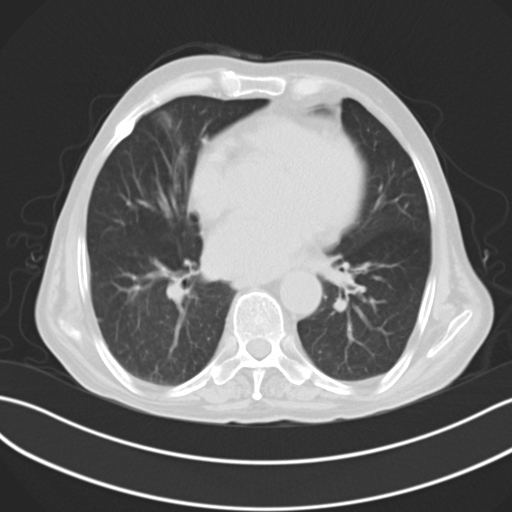
#> input picture Dataset/archive/The IQ-OTHNCCD lung cancer dataset/The IQ-OTHNCCD lung cancer dataset/Maligant/test/Malignant case (15).jpg, 512 x 512 px, found by its file name
$ jupyter execute --allow-errors detecting-stage.ipynb
#> lines starting #> are read from the running program, lines starting #| are printed output that depends on the picture; after the words box and inside, x2 and y2 are one past the last pixel; in counts of white or black regions, pixels touching at a corner belong together; long printed decimals are rounded
[cell 1]
# This Python 3 environment comes with many helpful analytics libraries installed
# It is defined by the kaggle/python Docker image: https://github.com/kaggle/docker-python
# For example, here's several helpful packages to load

import numpy as np # linear algebra
import pandas as pd # data processing, CSV file I/O (e.g. pd.read_csv)

# Input data files are available in the read-only "../input/" directory
# For example, running this (by clicking run or pressing Shift+Enter) will list all files under the input directory

import os
for dirname, _, filenames in os.walk('/kaggle/input'):
    for filename in filenames:
        print(os.path.join(dirname, filename))

# You can write up to 20GB to the current directory (/kaggle/working/) that gets preserved as output when you create a version using "Save & Run All"
# You can also write temporary files to /kaggle/temp/, but they won't be saved outside of the current session

[cell 2]
import imageio.v2 as imageio

[cell 3]
import cv2
import matplotlib.pyplot as plt

# Read the image
image = cv2.imread('/kaggle/input/iqothnccd-lung-cancer-dataset/The IQ-OTHNCCD lung cancer dataset/The IQ-OTHNCCD lung cancer dataset/Malignant cases/Malignant case (15).jpg', 0)  # Read as grayscale
#> image is the input picture: shape (512, 512); min 37, max 255, mean 107.2

# Apply Otsu's thresholding
_, binary_image = cv2.threshold(image, 0, 255, cv2.THRESH_BINARY + cv2.THRESH_OTSU)
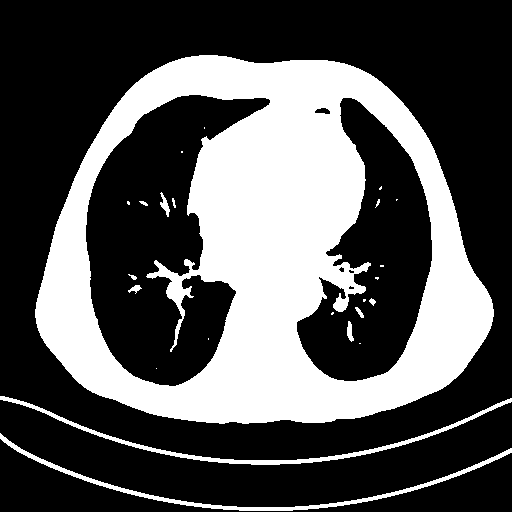
#> binary_image: shape (512, 512); 33.4% white; 24 white regions (13 under 20 px)

# Display the original and binary images
plt.figure(figsize=(10, 5))
plt.subplot(1, 2, 1)
plt.imshow(image, cmap='gray')
plt.title('Original Image')
plt.subplot(1, 2, 2)
plt.imshow(binary_image, cmap='gray')
plt.title('Binary Image')
plt.show()
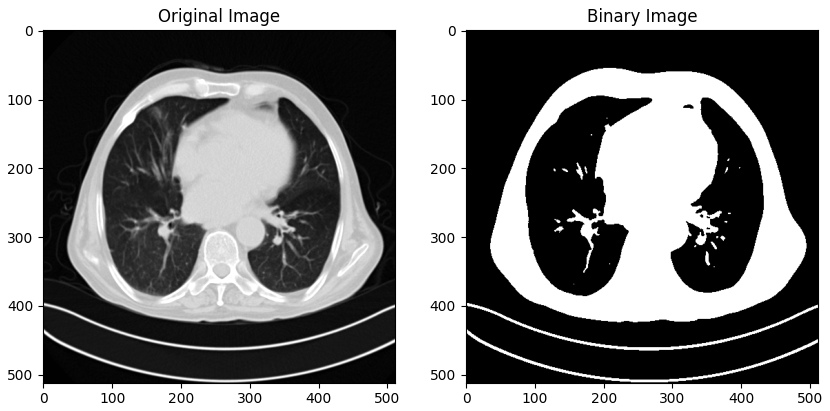
#> figure drawn by matplotlib, 2 panels

[cell 4]
import cv2
import numpy as np
import matplotlib.pyplot as plt

# Read the image
image = cv2.imread('/kaggle/input/iqothnccd-lung-cancer-dataset/The IQ-OTHNCCD lung cancer dataset/The IQ-OTHNCCD lung cancer dataset/Malignant cases/Malignant case (15).jpg', 0)  # Read as grayscale

# Apply Otsu's thresholding
_, binary_image = cv2.threshold(image, 0, 255, cv2.THRESH_BINARY + cv2.THRESH_OTSU)

# Find contours in the binary image
contours, _ = cv2.findContours(binary_image, cv2.RETR_EXTERNAL, cv2.CHAIN_APPROX_SIMPLE)
#> contours = 3 contours; box (x1, y1, x2, y2) and area: (35, 55, 494, 424) 131598, (0, 433, 512, 511) 1718, (0, 396, 512, 465) 1688

# Create a filtered mask based on contour area
filtered_mask = np.zeros_like(binary_image)
min_area = 900000  # Minimum area threshold
for contour in contours:
    area = cv2.contourArea(contour)
    if area < min_area:
        cv2.drawContours(filtered_mask, [contour], 0, 255, -1)
#> this loop made 3 passes
#> area on passes 1 to 3: 1718.5, 1688, 131598.5
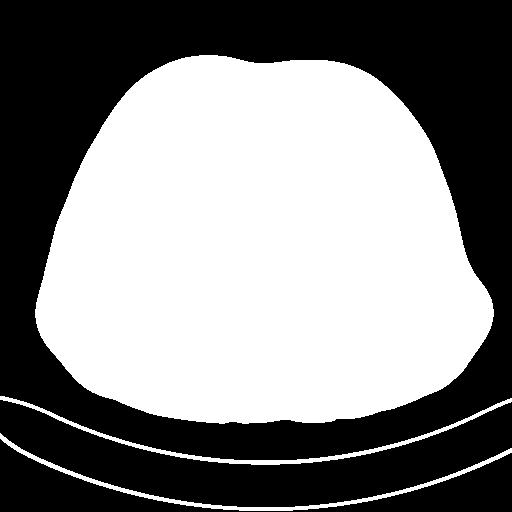
#> filtered_mask: shape (512, 512); 52.1% white; 3 black regions, box (x1, y1, x2, y2) and area: (0, 0, 512, 460) 92005, (0, 400, 512, 507) 22424, (0, 439, 512, 512) 11068

# Apply the filtered mask to extract the tumor region
filtered_image = cv2.bitwise_and(binary_image, filtered_mask)

# Display the original, binary, and filtered images
plt.figure(figsize=(10, 5))
plt.subplot(1, 3, 1)
plt.imshow(image, cmap='gray')
plt.title('Original Image')
plt.subplot(1, 3, 2)
plt.imshow(binary_image, cmap='gray')
plt.title('Binary Image')
plt.subplot(1, 3, 3)
plt.imshow(filtered_image, cmap='gray')
plt.title('Filtered Image')
plt.show()
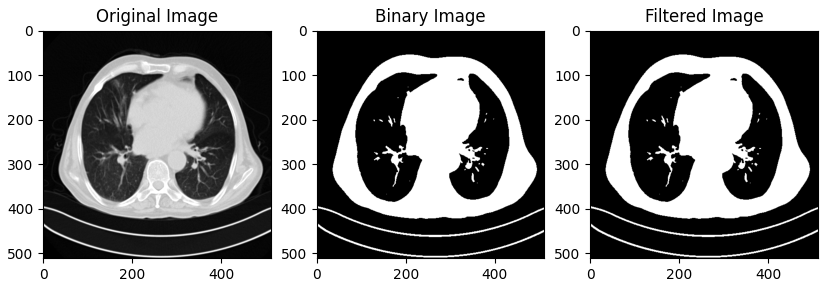
#> figure drawn by matplotlib, 3 panels

[cell 5]
import cv2
import numpy as np
import matplotlib.pyplot as plt

# Read the binary image
#binary_image = cv2.imread('your_binary_image.jpg', 0)

# Find contours in the binary image
contours, _ = cv2.findContours(binary_image, cv2.RETR_EXTERNAL, cv2.CHAIN_APPROX_SIMPLE)

# Find the contour with the largest area
largest_contour = max(contours, key=cv2.contourArea)
#> largest_contour = contour of 612 points, box (x1, y1, x2, y2) (35, 55, 494, 424), area 131598

# Create a black mask with the same shape as the binary image
mask = np.zeros_like(binary_image)

# Draw the largest contour on the mask
cv2.drawContours(mask, [largest_contour], 0, 255, -1)
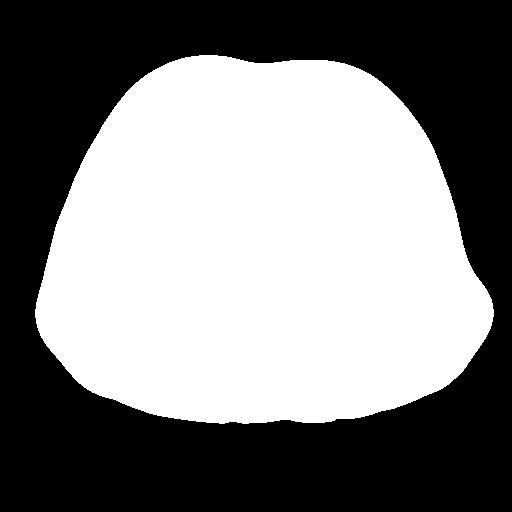
#> mask: shape (512, 512); 50.4% white; 1 black region, box (x1, y1, x2, y2) and area: (0, 0, 512, 512) 129935

# Fill the largest contour with white color
cv2.drawContours(mask, [largest_contour], 0, 255, cv2.FILLED)

# Apply bitwise AND operation between the binary image and the mask
result = cv2.bitwise_and(binary_image, mask)
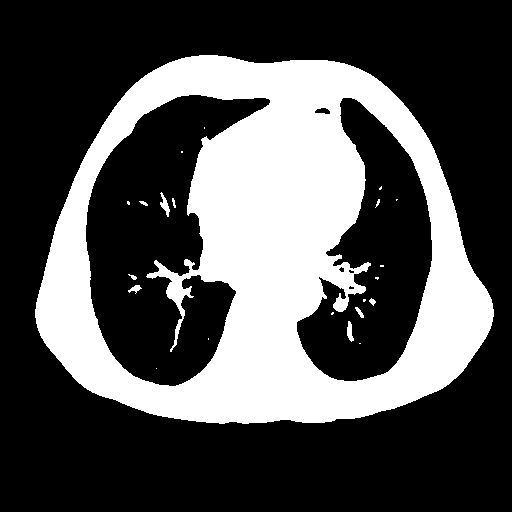
#> result: shape (512, 512); 31.7% white; 22 white regions (13 under 20 px)

# Display the result
plt.imshow(result, cmap='gray')
plt.title('Modified Image')
plt.show()

[cell 6]
import cv2
import numpy as np
import matplotlib.pyplot as plt

# Read the binary image
#binary_image = cv2.imread('your_binary_image.jpg', 0)

# Find contours in the binary image
contours, _ = cv2.findContours(binary_image, cv2.RETR_TREE, cv2.CHAIN_APPROX_SIMPLE)
#> contours = 30 contours, 18 with area under 20; largest, box (x1, y1, x2, y2) and area: (35, 55, 494, 424) 131598, (85, 94, 271, 387) 29773, (296, 97, 433, 382) 20708, (0, 433, 512, 511) 1718, (0, 396, 512, 465) 1688

# Create a black image to draw contours on
contour_image = np.zeros_like(binary_image)

# Draw all contours on the contour image
cv2.drawContours(contour_image, contours, -1, 255, 2)
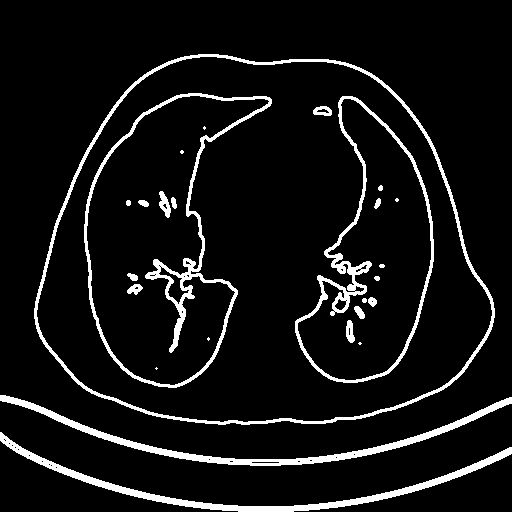
#> contour_image: shape (512, 512); 7.6% white; 26 white regions (6 under 20 px)

# Display the contour image
plt.imshow(contour_image, cmap='gray')
plt.title('Contours')
plt.show()

[cell 7]
import cv2
import numpy as np
import matplotlib.pyplot as plt

# Read the binary image
#binary_image = cv2.imread('your_binary_image.jpg', 0)

# Find contours in the binary image
contours, _ = cv2.findContours(binary_image, cv2.RETR_TREE, cv2.CHAIN_APPROX_SIMPLE)

# Create a black image to draw contours on
contour_image = np.zeros_like(binary_image)

# Set the area threshold
area_threshold = 1000  # Adjust the threshold as needed

# Filter contours based on area
filtered_contours = [cnt for cnt in contours if cv2.contourArea(cnt) < area_threshold]
#> filtered_contours = 25 contours, 18 with area under 20; largest, box (x1, y1, x2, y2) and area: (160, 192, 170, 217) 81, (314, 107, 331, 115) 80, (347, 321, 354, 342) 68, (128, 285, 142, 294) 44, (355, 307, 364, 318) 31, (338, 266, 345, 273) 24, (369, 298, 376, 306) 22

# Draw filtered contours on the contour image
cv2.drawContours(contour_image, filtered_contours, -1, 255, 2)
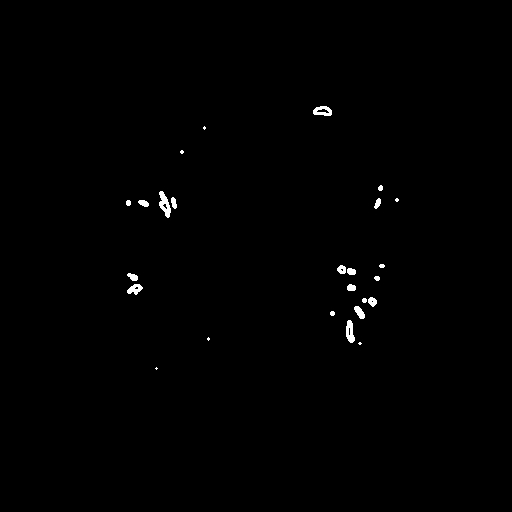
#> contour_image: shape (512, 512); 0.48% white; 25 white regions (6 under 20 px)

# Display the contour image
plt.imshow(contour_image, cmap='gray')
plt.title('Filtered Contours')
plt.show()

[cell 8]
import cv2
import numpy as np
import matplotlib.pyplot as plt

# Assuming you already have the 'contour_image' created

# Find contours in the 'contour_image'
contours, _ = cv2.findContours(contour_image, cv2.RETR_EXTERNAL, cv2.CHAIN_APPROX_SIMPLE)
#> contours = 25 contours, 12 with area under 20; largest, box (x1, y1, x2, y2) and area: (159, 191, 171, 218) 157, (313, 106, 332, 116) 130, (346, 320, 355, 343) 123, (127, 284, 143, 295) 92, (354, 306, 365, 319) 70

# Initialize variables to track the longest diameter and its corresponding contour
max_diameter = 0
longest_contour = None

# Iterate through the detected contours
for contour in contours:
    # Calculate the minimum enclosing circle for the contour
    (x, y), radius = cv2.minEnclosingCircle(contour)

    # Diameter is twice the radius
    diameter = 2 * radius

    # Check if this contour has a longer diameter
    if diameter > max_diameter:
        max_diameter = diameter
        longest_contour = contour
#> this loop made 25 passes
#> (x, y, radius, diameter, max_diameter, longest_contour) on pass 1: (156, 368, 1, 2, 2, [[156, 367], [155, 368], [156, 369], [157, 368]])
#> after the loop, longest_contour = contour of 35 points, box (x1, y1, x2, y2) (159, 191, 171, 218), area 157; max_diameter = 27.2

# Display the contour with the longest diameter
if longest_contour is not None:
    # Create a black image to draw the longest contour
    longest_contour_image = np.zeros_like(contour_image)
    cv2.drawContours(longest_contour_image, [longest_contour], -1, 255, 2)
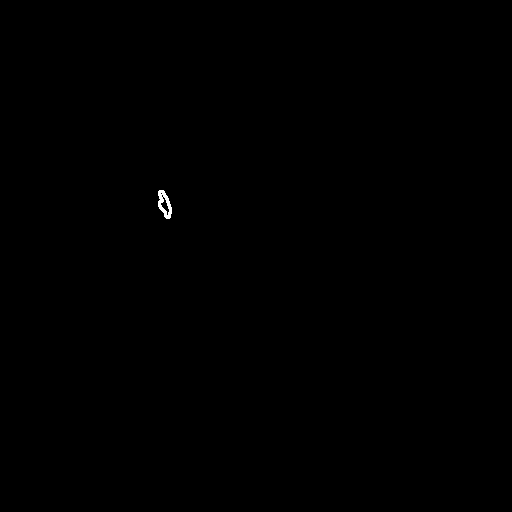
#> longest_contour_image: shape (512, 512); 0.08% white; 1 white region, box (x1, y1, x2, y2) and area: (158, 190, 172, 219) 215

    # Display the longest contour
    plt.imshow(longest_contour_image, cmap='gray')
    plt.title('Longest Contour')
    plt.show()
else:
    print("No contour with a diameter found")

[cell 9]
import cv2
import numpy as np
import matplotlib.pyplot as plt

# Assuming you already have the 'contour_image' created

# Find contours in the 'contour_image'
contours, _ = cv2.findContours(contour_image, cv2.RETR_EXTERNAL, cv2.CHAIN_APPROX_SIMPLE)

# Initialize variables to track the longest diameter and its corresponding contour
max_diameter = 0
longest_contour = None

# Iterate through the detected contours
for contour in contours:
    # Calculate the maximum enclosing circle for the contour
    (x, y), radius = cv2.minEnclosingCircle(contour)

    # Diameter is twice the radius
    diameter = 2 * radius

    # Check if this contour has a longer diameter
    if diameter > max_diameter:
        max_diameter = diameter
        longest_contour = contour
#> after the loop, max_diameter = 27.2

# Display the contour with the longest diameter
if longest_contour is not None:
    # Create a black image to draw the longest contour
    longest_contour_image = np.zeros_like(contour_image)
    cv2.drawContours(longest_contour_image, [longest_contour], -1, 255, 2)

    # Display the longest contour
    plt.imshow(longest_contour_image, cmap='gray')
    plt.title(f'Longest Contour (Diameter: {max_diameter:.2f} pixels)')
    plt.show()

    # Print the diameter
    print(f"Diameter of the longest contour: {max_diameter:.2f} pixels")
#| Diameter of the longest contour: 27.20 pixels
else:
    print("No contour with a diameter found")

[cell 10]
# Length in pixels and DPI value

dpi = 25  # DPI (dots per inch)

# Convert length to centimeters
length_in_cm = (max_diameter / dpi) * 2.54
#> length_in_cm = 2.76

# Print the result
print(f"{length_in_cm} pixels is approximately {length_in_cm:.2f} cm at {dpi} DPI.")
#| 2.764 pixels is approximately 2.76 cm at 25 DPI.

[cell 11]
def categorize_stage(tumor_size):
    if tumor_size < 3:
        return 'Stage 1'
    elif 3 <= tumor_size <= 7:
        return 'Stage 2'
    else:
        return 'Stage 3'

# Apply the categorization function to create a new column 'tumor_stage'
print(categorize_stage(length_in_cm))
#| Stage 1

[cell 12]
import cv2
import numpy as np
import matplotlib.pyplot as plt

# Assuming you already have the 'contour_image' created

# Find contours in the 'contour_image'
contours, _ = cv2.findContours(contour_image, cv2.RETR_EXTERNAL, cv2.CHAIN_APPROX_SIMPLE)

# Initialize variables to track the longest diameter and its corresponding contour
max_diameter = 0
longest_contour = None

# Iterate through the detected contours
for contour in contours:
    # Calculate the maximum enclosing circle for the contour
    (x, y), radius = cv2.minEnclosingCircle(contour)

    # Diameter is twice the radius
    diameter = 2 * radius

    # Check if this contour has a longer diameter
    if diameter > max_diameter:
        max_diameter = diameter
        longest_contour = contour
#> after the loop, max_diameter = 27.2

# Display the contour with the longest diameter
if longest_contour is not None:
    # Create a black image to draw the longest contour
    longest_contour_image = np.zeros_like(contour_image)
    cv2.drawContours(longest_contour_image, [longest_contour], -1, 255, 2)

    # Display the longest contour
    plt.imshow(longest_contour_image, cmap='gray')
    plt.title(f'Longest Contour (Diameter: {max_diameter:.2f} pixels)')
    plt.show()

    # Print the diameter
    print(f"Diameter of the longest contour: {max_diameter:.2f} pixels")
#| Diameter of the longest contour: 27.20 pixels

    # Length in pixels and DPI value
    dpi = 25  # DPI (dots per inch)

    # Convert length to centimeters
    length_in_cm = (max_diameter / dpi) * 2.54

    # Print the result
    print(f"{length_in_cm} pixels is approximately {length_in_cm:.2f} cm at {dpi} DPI.")
#| 2.764 pixels is approximately 2.76 cm at 25 DPI.

    # Categorize tumor stage based on length
    def categorize_stage(tumor_size):
        if tumor_size < 3:
            return 'Stage 1'
        elif 3 <= tumor_size <= 7:
            return 'Stage 2'
        else:
            return 'Stage 3'

    # Apply the categorization function to create a new column 'tumor_stage'
    tumor_stage = categorize_stage(length_in_cm)
#> tumor_stage = 'Stage 1'
    print(f"Tumor Stage: {tumor_stage}")
#| Tumor Stage: Stage 1

else:
    print("No contour with a diameter found")

[cell 13]
import cv2
import numpy as np
import matplotlib.pyplot as plt

lung_image_path = '/kaggle/input/iqothnccd-lung-cancer-dataset/The IQ-OTHNCCD lung cancer dataset/The IQ-OTHNCCD lung cancer dataset/Malignant cases/Malignant case (15).jpg'
lung_image = cv2.imread(lung_image_path)
# Convert the lung image to grayscale
lung_gray = cv2.cvtColor(lung_image, cv2.COLOR_BGR2GRAY)

# Find contours in the 'contour_image'
contours, _ = cv2.findContours(contour_image, cv2.RETR_EXTERNAL, cv2.CHAIN_APPROX_SIMPLE)

# Initialize variables to track the longest diameter and its corresponding contour
max_diameter = 0
longest_contour = None

# Iterate through the detected contours
for contour in contours:
    # Calculate the maximum enclosing circle for the contour
    (x, y), radius = cv2.minEnclosingCircle(contour)

    # Diameter is twice the radius
    diameter = 2 * radius

    # Check if this contour has a longer diameter
    if diameter > max_diameter:
        max_diameter = diameter
        longest_contour = contour
#> after the loop, max_diameter = 27.2

# Display the contour with the longest diameter over the lung image
if longest_contour is not None:
    # Create a black image to draw the longest contour
    longest_contour_image = np.zeros_like(lung_image)

    # Draw the longest contour on the black image in red color (you can change the color as needed)
    cv2.drawContours(longest_contour_image, [longest_contour], -1, (0, 0, 255), 2)
#> longest_contour_image: shape (512, 512, 3)

    # Combine the original lung image and the image with the longest contour
    result_image = cv2.addWeighted(lung_image, 0.8, longest_contour_image, 0.2, 0)
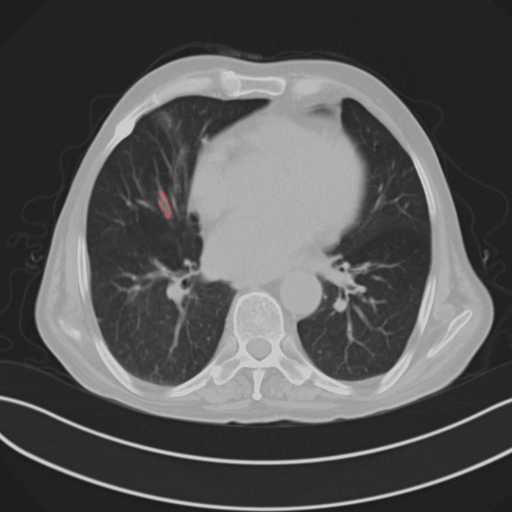
#> result_image: shape (512, 512, 3); mean B, G, R 85.7, 85.7, 85.8

    # Display the result
    plt.imshow(cv2.cvtColor(result_image, cv2.COLOR_BGR2RGB))
    plt.title(f'Longest Contour (Diameter: {max_diameter:.2f} pixels)')
    plt.show()

    # Print the diameter
    print(f"Diameter of the longest contour: {max_diameter:.2f} pixels")
#| Diameter of the longest contour: 27.20 pixels

    # Length in pixels and DPI value
    dpi = 25  # DPI (dots per inch)

    # Convert length to centimeters
    length_in_cm = (max_diameter / dpi) * 2.54

    # Print the result
    print(f"{length_in_cm} pixels is approximately {length_in_cm:.2f} cm at {dpi} DPI.")
#| 2.764 pixels is approximately 2.76 cm at 25 DPI.

    # Categorize tumor stage based on length
    def categorize_stage(tumor_size):
        if tumor_size < 3:
            return 'Stage 1'
        elif 3 <= tumor_size <= 7:
            return 'Stage 2'
        else:
            return 'Stage 3'

    # Apply the categorization function to create a new column 'tumor_stage'
    tumor_stage = categorize_stage(length_in_cm)
    print(f"Tumor Stage: {tumor_stage}")
#| Tumor Stage: Stage 1

else:
    print("No contour with a diameter found")

[cell 14]
import cv2
import numpy as np
import matplotlib.pyplot as plt

# Assuming you already have the 'contour_image' created

# Find contours in the 'contour_image'
contours, _ = cv2.findContours(contour_image, cv2.RETR_EXTERNAL, cv2.CHAIN_APPROX_SIMPLE)

# Initialize variables to track the largest area and its corresponding contour
largest_area = 0
largest_contour = None

# Iterate through the detected contours
for contour in contours:
    # Calculate the area of the contour
    area = cv2.contourArea(contour)

    # Check if this contour has a larger area
    if area > largest_area:
        largest_area = area
        largest_contour = contour
#> this loop made 25 passes
#> (area, largest_area) on passes 4, 21: (123, 123), (157, 157)
#> after the loop, largest_area = 157; largest_contour has the same summary as longest_contour

# Display the contour with the largest area
if largest_contour is not None:
    # Create a black image to draw the largest contour
    largest_contour_image = np.zeros_like(contour_image)
    cv2.drawContours(largest_contour_image, [largest_contour], -1, 255, 2)

    # Display the largest contour
    plt.imshow(largest_contour_image, cmap='gray')
    plt.title(f'Largest Contour (Area: {largest_area})')
    plt.show()

    # Print the area of the largest contour
    print(f"The area of the largest contour is: {largest_area}")
#| The area of the largest contour is: 157.0
else:
    print("No contour with an area found")
